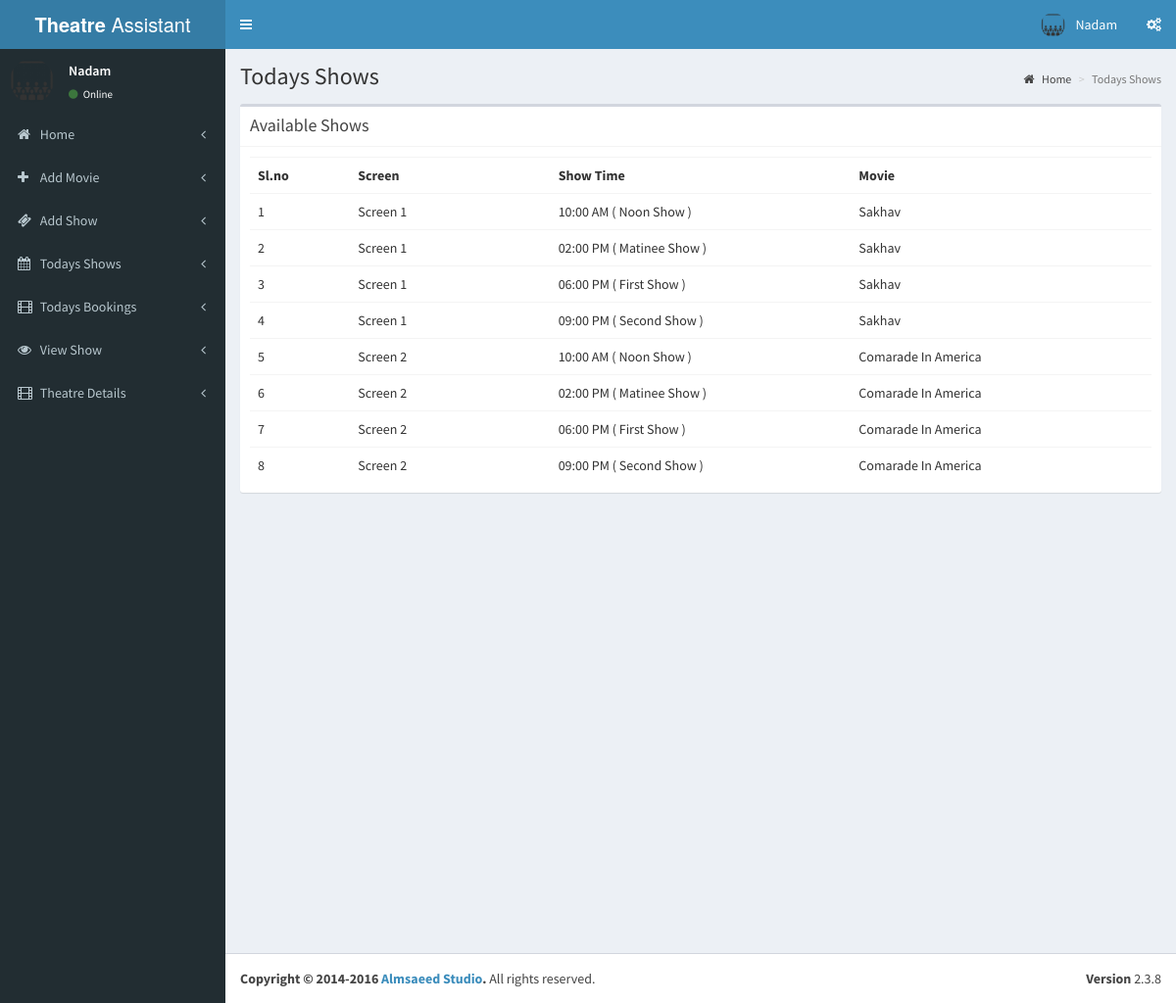
Screenshot of /theatre/pages/todays_shows.php (signed in) with the database file from the repository.
### tables this page shows
CREATE TABLE IF NOT EXISTS `tbl_theatre` (
  `id` int(11) NOT NULL AUTO_INCREMENT,
  `name` varchar(100) NOT NULL,
  `address` varchar(100) NOT NULL,
  `place` varchar(100) NOT NULL,
  `state` varchar(50) NOT NULL,
  `pin` int(11) NOT NULL,
  PRIMARY KEY (`id`)
);

CREATE TABLE IF NOT EXISTS `tbl_shows` (
  `s_id` int(11) NOT NULL AUTO_INCREMENT,
  `st_id` int(11) NOT NULL COMMENT 'show time id',
  `theatre_id` int(11) NOT NULL,
  `ticket_id` int(11) NOT NULL,
  `start_date` date NOT NULL,
  `status` int(11) NOT NULL COMMENT '1 means show available',
  `r_status` int(11) NOT NULL,
  PRIMARY KEY (`s_id`)
);

CREATE TABLE IF NOT EXISTS `tbl_screens` (
  `screen_id` int(11) NOT NULL AUTO_INCREMENT,
  `t_id` int(11) NOT NULL COMMENT 'theatre id',
  `screen_name` varchar(110) NOT NULL,
  `seats` int(11) NOT NULL COMMENT 'number of seats',
  `charge` int(11) NOT NULL,
  PRIMARY KEY (`screen_id`)
);

CREATE TABLE IF NOT EXISTS `tbl_show_time` (
  `st_id` int(11) NOT NULL AUTO_INCREMENT,
  `screen_id` int(11) NOT NULL,
  `name` varchar(40) NOT NULL COMMENT 'noon,second,etc',
  `start_time` time NOT NULL,
  PRIMARY KEY (`st_id`)
);

CREATE TABLE IF NOT EXISTS `tbl_movie` (
  `ticket_id` int(11) NOT NULL AUTO_INCREMENT,
  `t_id` int(11) NOT NULL COMMENT 'theatre id',
  `ticket_name` varchar(100) NOT NULL,
  `cast` varchar(500) NOT NULL,
  `desc` varchar(1000) NOT NULL,
  `match_date` date NOT NULL,
  `image` varchar(200) NOT NULL,
  `video_url` varchar(200) NOT NULL,
  `status` int(1) NOT NULL COMMENT '0 means active ',
  PRIMARY KEY (`ticket_id`)
);

### theatre/pages/todays_shows.php (the view)
<?php
include('header.php');
?>
  <div class="content-wrapper">
    <section class="content-header">
      <h1>
        Todays Shows
      </h1>
      <ol class="breadcrumb">
        <li><a href="index.php"><i class="fa fa-home"></i> Home</a></li>
        <li class="active">Todays Shows</li>
      </ol>
    </section>
    <section class="content">
      <div class="box">
         <div class="box-header with-border">
              <h3 class="box-title">Available Shows</h3>
            </div>
        <div class="box-body">
          <?php
          $sw=mysqli_query($con,"select * from tbl_shows where st_id in(select st_id from tbl_show_time where screen_id in(select screen_id from  tbl_screens where t_id='".$_SESSION['theatre']."')) and status='1' and r_status='1'");
          if(mysqli_num_rows($sw))
          {?>
            <table class="table">
              <th class="col-md-1">
                Sl.no
              </th>
              <th class="col-md-2">
                Screen
              </th>
              <th class="col-md-3">
                Show Time
              </th>
              <th class="col-md-3">
                Movie
              </th>
              <?php
              $sl=1;
              while($shows=mysqli_fetch_array($sw))
              {
                ?>
                <tr>
                  <td>
                    <?php echo $sl; $sl++;?>
                  </td>
                  <?php
                  $st=mysqli_query($con,"select * from tbl_show_time where st_id='".$shows['st_id']."'");
                  $show_time=mysqli_fetch_array($st);
                  $sr=mysqli_query($con,"select * from tbl_screens where screen_id='".$show_time['screen_id']."'");
                  $screen=mysqli_fetch_array($sr);
                  $mv=mysqli_query($con,"select * from tbl_movie where ticket_id='".$shows['ticket_id']."'");
                  $movie=mysqli_fetch_array($mv);
                  ?>
                  <td>
                    <?php echo $screen['screen_name'];?>
                  </td>
                  <td>
                    <?php echo date('h:i A',strtotime($show_time['start_time']))." ( ".$show_time['name']." Show )";?>
                  </td>
                  <td>
                    <?php echo $movie['ticket_name'];?>
                  </td>
                </tr>
                <?php
              }
              ?>
            </table>
            <?php
          }
          else
          {
            ?>
            <h3>No Shows Added</h3>
            <?php
          }
          ?>
        </div>
      </div>
    </section>
  </div>
  <?php
include('footer.php');
?>

### theatre/pages/header.php (shortened to what this page needs)
<?php
include('../../config.php');
$th=mysqli_query($con,"select * from tbl_theatre where id='".$_SESSION['theatre']."'");
$theatre=mysqli_fetch_array($th);
?>
<!DOCTYPE html>
<html>
<head>
  <link rel="stylesheet" href="../validation/dist/css/bootstrapValidator.css"/>
  <link rel="stylesheet" href="../bootstrap/css/bootstrap.min.css">
  <link rel="stylesheet" href="https://cdnjs.cloudflare.com/ajax/libs/font-awesome/4.5.0/css/font-awesome.min.css">
  <link rel="stylesheet" href="https://cdnjs.cloudflare.com/ajax/libs/ionicons/2.0.1/css/ionicons.min.css">
  <link rel="stylesheet" href="../dist/css/AdminLTE.min.css">
  <link rel="stylesheet" href="../dist/css/skins/_all-skins.min.css">
</head>
<body class="hold-transition skin-blue sidebar-mini">
<div class="wrapper">
  <header class="main-header">
    <a href="index.php" class="logo">
      <span class="logo-lg"><b>Theatre</b> Assistant</span>
    </a>
    <nav class="navbar navbar-static-top">
      <a href="#" class="sidebar-toggle" data-toggle="offcanvas" role="button">
      </a>
      <div class="navbar-custom-menu">
        <ul class="nav navbar-nav">
          <li class="dropdown user user-menu">
            <a href="#" class="dropdown-toggle" data-toggle="dropdown">
              <img src="cinema-512.png" class="user-image" alt="User Image">
              <span class="hidden-xs"><?php echo $theatre['name'];?></span>
            </a>
          </li>
          <li>
            <a href="#" data-toggle="control-sidebar"><i class="fa fa-gears"></i></a>
          </li>
        </ul>
      </div>
    </nav>
  </header>
  <aside class="main-sidebar">
    <section class="sidebar">
      <div class="user-panel">
        <div class="pull-left image">
          <img src="cinema-512.png" class="img-circle" alt="User Image">
        </div>
        <div class="pull-left info">
          <p><?php echo $theatre['name'];?></p>
          <a href="#"><i class="fa fa-circle text-success"></i> Online</a>
        </div>
      </div>
      <ul class="sidebar-menu">
        <li class="treeview">
          <a href="index.php">
            <i class="fa fa-home"></i> <span>Home</span>
            <span class="pull-right-container">
              <i class="fa fa-angle-left pull-right"></i>
            </span>
          </a>
        </li>
          <li class="treeview">
          <a href="add_movie.php">
            <i class="fa fa-plus"></i> <span>Add Movie</span>
            <span class="pull-right-container">
              <i class="fa fa-angle-left pull-right"></i>
            </span>
          </a>
        </li>
        <li class="treeview">
          <a href="add_show.php">
            <i class="fa fa-ticket"></i> <span>Add Show</span>
            <span class="pull-right-container">
              <i class="fa fa-angle-left pull-right"></i>
            </span>
          </a>
        </li>
        <li class="treeview">
          <a href="todays_shows.php">
            <i class="fa fa-calendar"></i> <span>Todays Shows</span>
            <span class="pull-right-container">
              <i class="fa fa-angle-left pull-right"></i>
            </span>
          </a>
        </li>
        <li class="treeview">
          <a href="tickets.php">
            <i class="fa fa-film"></i> <span>Todays Bookings</span>
            <span class="pull-right-container">
              <i class="fa fa-angle-left pull-right"></i>
            </span>
          </a>
        </li>
        <li class="treeview">
          <a href="view_shows.php">
            <i class="fa fa-eye"></i> <span>View Show</span>
            <span class="pull-right-container">
              <i class="fa fa-angle-left pull-right"></i>
            </span>
          </a>
        </li>
        <li class="treeview">
          <a href="add_theatre_2.php">
            <i class="fa fa-film"></i> <span>Theatre Details</span>
            <span class="pull-right-container">
              <i class="fa fa-angle-left pull-right"></i>
            </span>
          </a>
        </li>
      </ul>
    </section>
  </aside>

### rows the page displays
tbl_theatre: name "Nadam"
tbl_shows: tbl_screens.screen_name "Screen 1", st.start_time "10:00 AM", st.name "Noon", ticket.ticket_name "Sakhav"
tbl_shows: tbl_screens.screen_name "Screen 1", st.start_time "02:00 PM", st.name "Matinee", ticket.ticket_name "Sakhav"
tbl_shows: tbl_screens.screen_name "Screen 1", st.start_time "06:00 PM", st.name "First", ticket.ticket_name "Sakhav"
tbl_shows: tbl_screens.screen_name "Screen 1", st.start_time "09:00 PM", st.name "Second", ticket.ticket_name "Sakhav"
tbl_shows: tbl_screens.screen_name "Screen 2", st.start_time "10:00 AM", st.name "Noon", ticket.ticket_name "Comarade In America"
tbl_shows: tbl_screens.screen_name "Screen 2", st.start_time "02:00 PM", st.name "Matinee", ticket.ticket_name "Comarade In America"
tbl_shows: tbl_screens.screen_name "Screen 2", st.start_time "06:00 PM", st.name "First", ticket.ticket_name "Comarade In America"
tbl_shows: tbl_screens.screen_name "Screen 2", st.start_time "09:00 PM", st.name "Second", ticket.ticket_name "Comarade In America"
